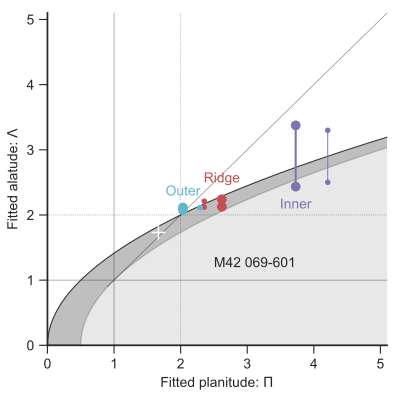

The Python source for this figure:
import sys
import numpy as np
from scipy.interpolate import interp1d
import statsmodels.api as sm
from astropy.table import Table
from matplotlib import pyplot as plt
import matplotlib.ticker
import seaborn as sns


plotfile = sys.argv[0].replace('.py', '.pdf')

sns.set_style('ticks')
sns.set_color_codes()
fig, ax = plt.subplots(figsize=(4, 4))

Rc_grid = np.linspace(0.0, 10.0, 2000)
R90_T0_grid = np.sqrt(2*Rc_grid)
R90_T1_grid = np.sqrt(2*Rc_grid - 1.0)
R90_T1_grid[~np.isfinite(R90_T1_grid)] = 0.0 

ax.fill_between(Rc_grid, R90_T1_grid, R90_T0_grid, color='k', alpha=0.2)
ax.fill_between(Rc_grid, R90_T0_grid, color='k', alpha=0.1)
ax.plot(Rc_grid, R90_T0_grid, c='k', lw=0.5)
ax.axhline(1.0, lw=0.5, alpha=0.5, color='k', zorder=-1)
ax.axvline(1.0, lw=0.5, alpha=0.5, color='k', zorder=-1)
ax.axhline(2.0, ls=':', lw=0.5, alpha=0.5, color='k', zorder=-1)
ax.axvline(2.0, ls=':', lw=0.5, alpha=0.5, color='k', zorder=-1)
ax.plot([0.9, 10.0], [0.9, 10.0], lw=0.5, alpha=0.5, color='k', zorder=-1)

# Put a cross at the Wilkinoid coordinates: [5/3, sqrt(3)]
ax.plot([5./3.], [np.sqrt(3.0)], '+', c='w', ms=10, alpha=1.0)

labels = {
    "Inner": 2.1,
    "Outer": 2.3,
    "Ridge": 2.5,
}
for arcid, Pi, Lam_minus, Lam_plus in [
        ["Inner", 3.728, 3.375, 2.435],
        ["Ridge", 2.619, 2.241, 2.126],
        ["Outer", 2.035, 2.115, 2.074],
        ["Inner 60", 4.209, 3.299, 2.501],
        ["Ridge 60", 2.355, 2.211, 2.120],
        ["Outer 60", 2.292, 2.111, 2.115],
]:

    if "Ridge" in arcid:
        color = 'r'
    elif "Inner" in arcid:
        color = 'm'
    elif "Outer" in arcid:
        color = 'c'
    if "60" in arcid:
        sym = '.'
        lw = 0.7
    else:
        sym = 'o'
        lw = 1.5
    ax.plot([Pi, Pi], [Lam_minus, Lam_plus], '-', color=color, lw=lw)
    ax.plot([Pi, Pi], [Lam_minus, Lam_plus], sym, color=color)
    if arcid in labels:
        ax.text(Pi, labels[arcid], arcid.split()[0], color=color, ha='center')

ax.text(2.5, 1.2, "M42 069-601")
ax.set(
    xlim=[0., 5.1],
    ylim=[0., 5.1],
    #yticks=range(6),
    xlabel=r"Fitted planitude: $\Pi$",
    ylabel=r"Fitted alatude: $\Lambda$",
)        
sns.despine()
fig.tight_layout(pad=0.5)
fig.savefig(plotfile)
print(plotfile, end='')
